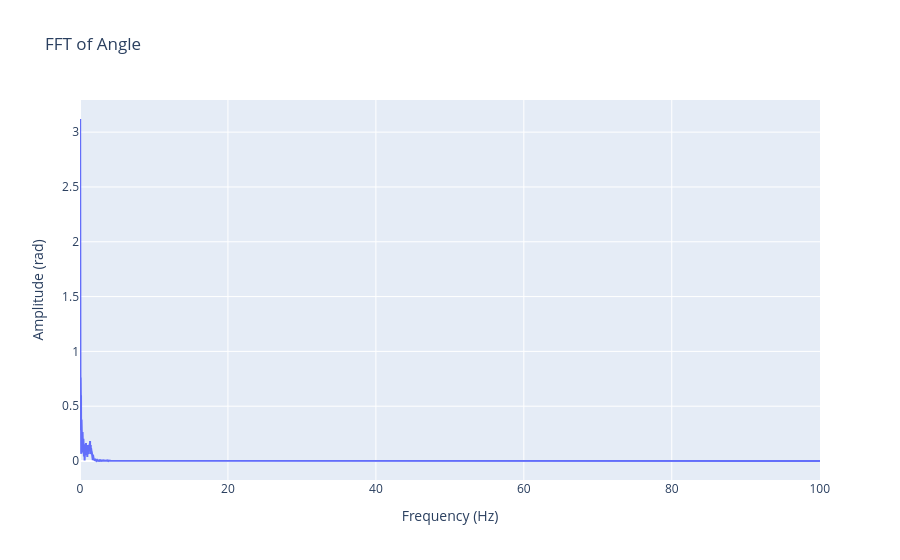

Here is the notebook cell this chart was saved with:
### Markdown cell above
## Do a FFT

### Code cell
t = data["Timestamp_ms"].to_numpy() / 1000  # seconds
pend_ang = data["Angle_raw"].to_numpy()

dt = np.median(np.diff(t))
t_uniform = np.arange(t[0], t[-1], dt)
pend_ang_uniform = np.interp(t_uniform, t, pend_ang)

# Remove the mean and apply a Hann window
signal = pend_ang_uniform - np.mean(pend_ang_uniform)
window = np.hanning(len(signal))
spectrum = np.fft.rfft(signal * window)
frequencies = np.fft.rfftfreq(len(signal), d=dt)

# Normalize the one-sided amplitude spectrum
amplitude = 2 * np.abs(spectrum) / np.sum(window)
amplitude[0] /= 2
if len(signal) % 2 == 0:
    amplitude[-1] /= 2

fft_fig = go.Figure(
    go.Scatter(x=frequencies, y=amplitude, mode="lines", name="Angle FFT")
)
fft_fig.update_layout(
    title="FFT of Angle",
    xaxis_title="Frequency (Hz)",
    yaxis_title="Amplitude (rad)",
)
fft_fig.show()

### Figure 1 — Plotly figure (JSON) as saved in the notebook; plotly's stock layout.template omitted (floating-point values rounded to 4 significant figures; data arrays with more than 128 entries replaced by an {"elided": "..."} marker saying what was removed)
{"data": [{"mode": "lines", "name": "Angle FFT", "type": "scatter", "x": {"elided": "4342 float values"}, "y": {"elided": "4342 float values"}}], "layout": {"title": {"text": "FFT of Angle"}, "xaxis": {"title": {"text": "Frequency (Hz)"}}, "yaxis": {"title": {"text": "Amplitude (rad)"}}}}
